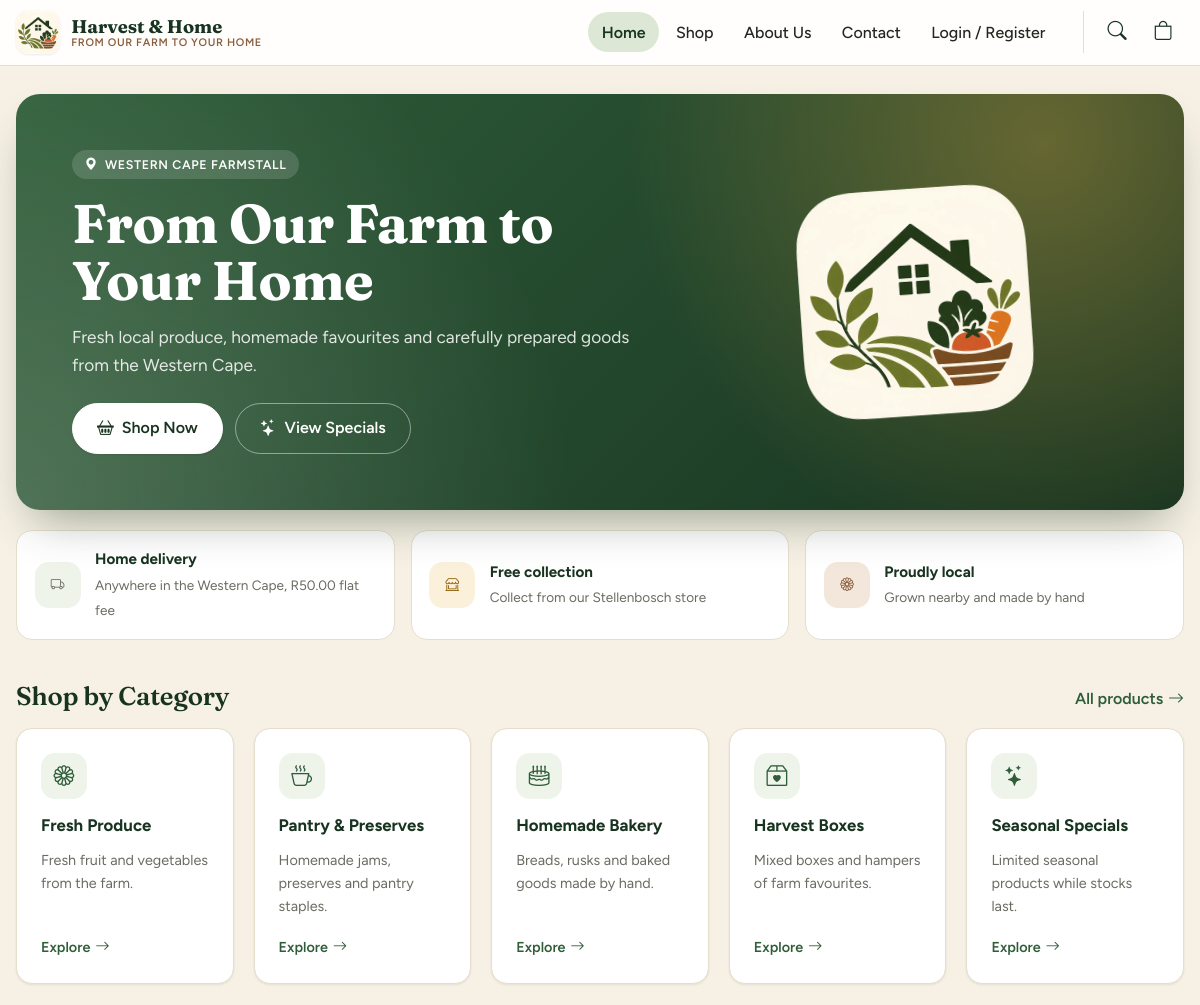
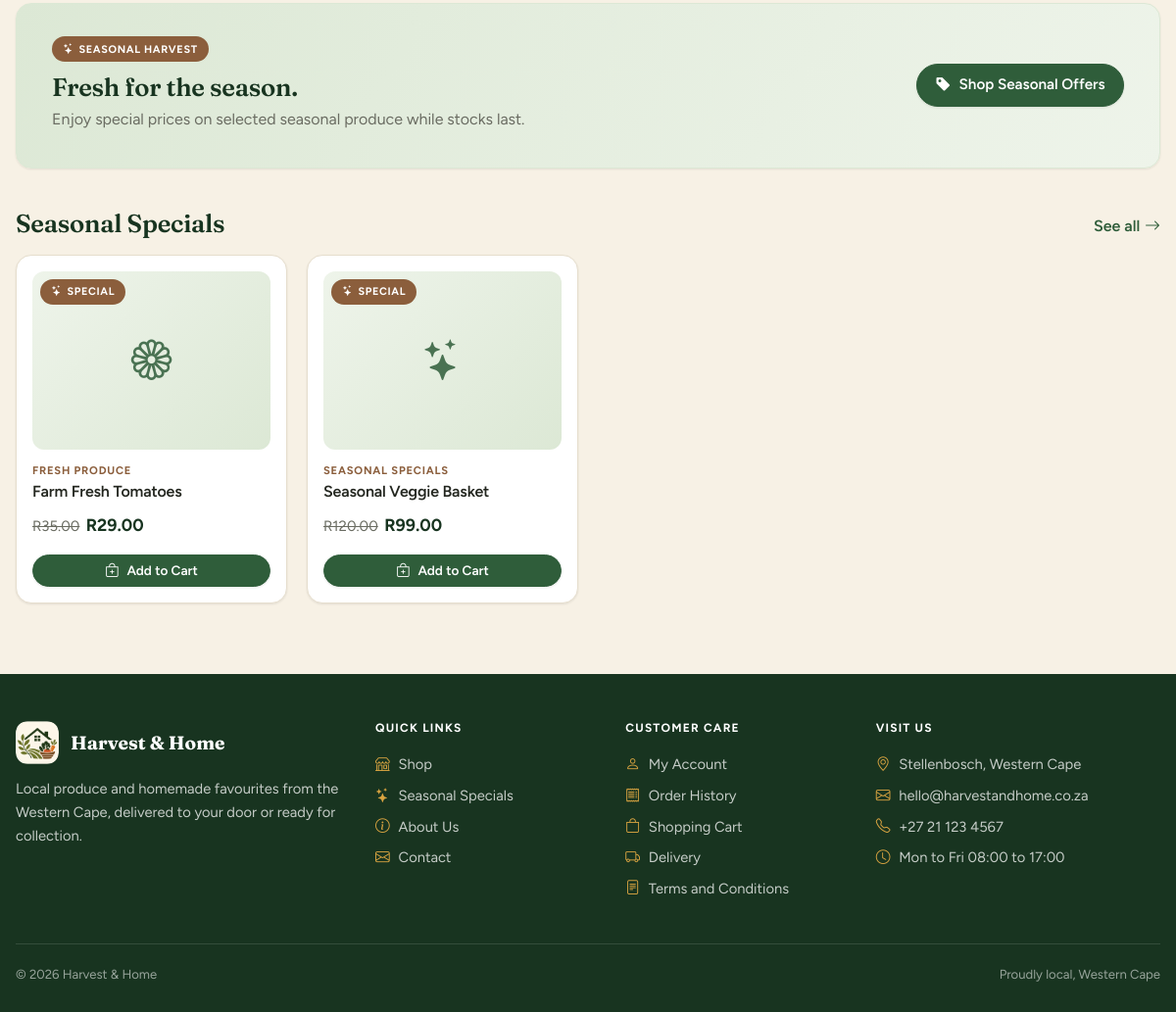
The page / on the database its author committed (2 pictures, top to bottom).
### tables this page shows
CREATE TABLE categories (
    category_id    INT AUTO_INCREMENT PRIMARY KEY,
    category_name  VARCHAR(100) NOT NULL UNIQUE,
    description    TEXT NULL
);

CREATE TABLE products (
    product_id      INT AUTO_INCREMENT PRIMARY KEY,
    category_id     INT NOT NULL,
    product_name    VARCHAR(150) NOT NULL,
    description     TEXT NOT NULL,
    price           DECIMAL(10,2) NOT NULL,
    stock_quantity  INT NOT NULL DEFAULT 0,
    product_image   VARCHAR(255) NULL,
    product_status  ENUM('active','inactive') NOT NULL DEFAULT 'active',
    CONSTRAINT fk_products_category FOREIGN KEY (category_id)
        REFERENCES categories(category_id) ON UPDATE CASCADE ON DELETE RESTRICT
);

### config/db.php (called while the page is built, shortened)
<?php
function db(): PDO
{
    static $pdo = null;
    if ($pdo === null) {
        $dsn = 'mysql:host=' . DB_HOST . ';dbname=' . DB_NAME . ';charset=utf8mb4';
        try {
            $pdo = new PDO($dsn, DB_USER, DB_PASS, [
                PDO::ATTR_ERRMODE            => PDO::ERRMODE_EXCEPTION,
                PDO::ATTR_DEFAULT_FETCH_MODE => PDO::FETCH_ASSOC,
                PDO::ATTR_EMULATE_PREPARES   => false,
            ]);
        } catch (PDOException $e) {
            error_log('DB connection failed: ' . $e->getMessage());
            http_response_code(500);
            exit('Sorry, the shop is unavailable right now. Please try again later.');
        }
    }
    return $pdo;
}

### index.php (the view, shortened to what this page needs)
<?php
require_once 'includes/functions.php';
$specials = db()->query(product_sql() . " WHERE p.product_status = 'active' AND pr.promo_price IS NOT NULL AND pr.promo_price < p.price ORDER BY p.product_name")->fetchAll();
$categories = get_categories();
$active = 'index.php';
require 'includes/header.php';
?>
<section class="hero">
    <div>
        <span class="eyebrow"><?= icon('geo-alt-fill') ?>Western Cape farmstall</span>
        <h1>From Our Farm to Your Home</h1>
        <p>Fresh local produce, homemade favourites and carefully prepared goods from the Western Cape.</p>
        <div class="cta">
            <a class="btn light lgx" href="shop.php"><?= icon('basket2') ?>Shop Now</a>
            <?php if ($specials): ?><a class="btn ghost lgx" href="shop.php?special=1"><?= icon('stars') ?>View Specials</a><?php endif; ?>
        </div>
    </div>
    <div class="hero-art"><img src="assets/img/logo.png?v=2" alt=""></div>
</section>
<div class="perks">
    <div class="perk"><span class="ico"><?= icon('truck') ?></span><div><b>Home delivery</b><span>Anywhere in the Western Cape, <?= money(DELIVERY_FEE) ?> flat fee</span></div></div>
    <div class="perk"><span class="ico honey"><?= icon('shop-window') ?></span><div><b>Free collection</b><span>Collect from our Stellenbosch store</span></div></div>
    <div class="perk"><span class="ico brown"><?= icon('flower1') ?></span><div><b>Proudly local</b><span>Grown nearby and made by hand</span></div></div>
</div>
<div class="sec-head">
    <h2>Shop by Category</h2>
    <a href="shop.php">All products <?= icon('arrow-right') ?></a>
</div>
<div class="grid cats">
    <?php foreach ($categories as $c): ?>
        <a class="card cat" href="shop.php?category=<?= (int)$c['category_id'] ?>">
            <span class="ico"><?= icon(category_icon($c['category_name'])) ?></span>
            <b><?= h($c['category_name']) ?></b>
            <p><?= h($c['description']) ?></p>
            <span class="more">Explore <?= icon('arrow-right') ?></span>
        </a>
    <?php endforeach; ?>
</div>
<?php if ($specials): ?>
<section class="card promo-band">
    <div>
        <span class="tag"><?= icon('stars') ?>Seasonal Harvest</span>
        <h2>Fresh for the season.</h2>
        <p class="mut">Enjoy special prices on selected seasonal produce while stocks last.</p>
    </div>
    <a class="btn" href="shop.php?special=1"><?= icon('tag-fill') ?>Shop Seasonal Offers</a>
</section>
<div class="sec-head">
    <h2>Seasonal Specials</h2>
    <a href="shop.php?special=1">See all <?= icon('arrow-right') ?></a>
</div>
<div class="grid">
    <?php foreach ($specials as $p) echo product_card($p); ?>
</div>
<?php endif; ?>
<?php require 'includes/footer.php'; ?>

### includes/header.php (shortened to what this page needs)
<?php
$active = $active ?? '';
$count = cart_count();
$nav = [
    'index.php'   => ['Home', 'house'],
    'shop.php'    => ['Shop', 'shop'],
    'about.php'   => ['About Us', 'info-circle'],
    'contact.php' => ['Contact', 'envelope'],
];
?>
<!doctype html>
<html lang="en">
<head>
    <?= head_assets() ?>
</head>
<body>
<header class="top">
    <a class="logo" href="index.php">
        <img src="assets/img/logo.png?v=2" alt="Harvest &amp; Home logo">
        <span>Harvest &amp; Home<small>From Our Farm to Your Home</small></span>
    </a>
    <button class="menu-btn" type="button" aria-expanded="false" aria-controls="main-nav" aria-label="Open menu"><?= icon('list') ?></button>
    <nav id="main-nav">
        <?php foreach ($nav as $url => [$label, $ic]): ?>
            <a href="<?= $url ?>" class="<?= $active === $url ? 'on' : '' ?>"><?= icon($ic) ?><?= $label ?></a>
        <?php endforeach; ?>
        <?php if (is_logged_in() && !is_admin()): ?>
            <a href="account.php" class="<?= $active === 'account.php' ? 'on' : '' ?>"><?= icon('person-circle') ?>My Account</a>
            <a href="logout.php"><?= icon('box-arrow-right') ?>Logout</a>
        <?php elseif (is_admin()): ?>
            <a href="admin/index.php"><?= icon('speedometer2') ?>Admin</a>
            <a href="logout.php"><?= icon('box-arrow-right') ?>Logout</a>
        <?php else: ?>
            <a href="login.php" class="<?= $active === 'login.php' ? 'on' : '' ?>"><?= icon('box-arrow-in-right') ?>Login / Register</a>
        <?php endif; ?>
    </nav>
    <div class="icons">
        <a class="ic" href="shop.php" title="Search products" aria-label="Search products"><?= icon('search') ?></a>
        <a class="ic" href="cart.php" title="Shopping cart" aria-label="Shopping cart, <?= $count ?> items"><?= icon('bag') ?><?php if ($count): ?><span class="bd"><?= $count ?></span><?php endif; ?></a>
    </div>
</header>
<main id="main" class="wrap">

### includes/functions.php (shortened to what this page needs)
<?php
require_once __DIR__ . '/../config/db.php';
function h($value): string
{
    return htmlspecialchars((string)$value, ENT_QUOTES, 'UTF-8');
}
function csrf_token(): string
{
    return $_SESSION['csrf'];
}
function csrf_field(): string
{
    return '<input type="hidden" name="csrf" value="' . h(csrf_token()) . '">';
}
function is_logged_in(): bool
{
    return isset($_SESSION['user']);
}
function is_admin(): bool
{
    return isset($_SESSION['user']) && $_SESSION['user']['role'] === 'admin';
}
function head_assets(string $root = ''): string
{
    $css = __DIR__ . '/../assets/css/style.css';
    $version = is_file($css) ? filemtime($css) : 1;
    return '<link rel="preconnect" href="https://fonts.googleapis.com">' . "\n"
        . '    <link rel="preconnect" href="https://fonts.gstatic.com" crossorigin>' . "\n"
        . '    <link rel="stylesheet" href="https://fonts.googleapis.com/css2?family=Figtree:wght@400;500;600;700&family=Fraunces:opsz,wght@9..144,600;9..144,700&display=swap">' . "\n"
        . '    <link rel="stylesheet" href="https://cdn.jsdelivr.net/npm/bootstrap@5.3.3/dist/css/bootstrap.min.css">' . "\n"
        . '    <link rel="stylesheet" href="https://cdn.jsdelivr.net/npm/bootstrap-icons@1.11.3/font/bootstrap-icons.min.css">' . "\n"
        . '    <link rel="stylesheet" href="' . $root . 'assets/css/style.css?v=' . $version . '">' . "\n";
}
function icon(string $name): string
{
    return '<i class="bi bi-' . $name . '" aria-hidden="true"></i>';
}
function category_icon(string $category): string
{
    $icons = [
        'Fresh Produce'      => 'flower1',
        'Harvest Boxes'      => 'box2-heart',
        'Homemade Bakery'    => 'cake2',
        'Pantry & Preserves' => 'cup-hot',
        'Seasonal Specials'  => 'stars',
    ];
    return $icons[$category] ?? 'basket2';
}
function money($amount): string
{
    return 'R' . number_format((float)$amount, 2, '.', ' ');
}
function product_sql(): string
{
    return "SELECT p.*, c.category_name, pr.promo_price
            FROM products p
            JOIN categories c ON c.category_id = p.category_id
            LEFT JOIN (
                SELECT pi.product_id, MIN(pi.promo_price) AS promo_price
                FROM promotion_items pi
                JOIN promotions pm ON pm.promotion_id = pi.promotion_id
                WHERE pm.promotion_status = 'active'
                GROUP BY pi.product_id
            ) pr ON pr.product_id = p.product_id";
}
function sell_price(array $p): float
{
    if ($p['promo_price'] !== null && (float)$p['promo_price'] < (float)$p['price']) {
        return (float)$p['promo_price'];
    }
    return (float)$p['price'];
}
function on_special(array $p): bool
{
    return sell_price($p) < (float)$p['price'];
}
function get_categories(): array
{
    return db()->query('SELECT * FROM categories ORDER BY category_id')->fetchAll();
}
function product_image(array $p, string $root = ''): string
{
    return '<span class="ph-empty">' . icon(category_icon($p['category_name'])) . '</span>';
}
function cart(): array
{
    return $_SESSION['cart'] ?? [];
}
function cart_count(): int
{
    return array_sum(cart());
}
function product_card(array $p): string
{
    $id = (int)$p['product_id'];
    $html  = '<article class="card prod">';
    $html .= '<a class="ph" href="product.php?id=' . $id . '" tabindex="-1" aria-hidden="true">' . product_image($p) . '</a>';
    if (on_special($p)) {
        $html .= '<span class="tag">' . icon('stars') . 'Special</span>';
    }
    $html .= '<span class="kind">' . h($p['category_name']) . '</span>';
    $html .= '<h3><a href="product.php?id=' . $id . '">' . h($p['product_name']) . '</a></h3>';
    $html .= '<p class="price">' . (on_special($p) ? '<span class="was">' . money($p['price']) . '</span>' : '') . money(sell_price($p)) . '</p>';
    if ((int)$p['stock_quantity'] < 1) {
        $html .= '<p class="stock-low">' . icon('x-circle') . 'Out of stock</p>';
    } else {
        $html .= '<form method="post" action="cart.php">' . csrf_field()
               . '<input type="hidden" name="action" value="add"><input type="hidden" name="product_id" value="' . $id . '">'
               . '<button class="btn sm" type="submit">' . icon('bag-plus') . 'Add to Cart</button></form>';
    }
    return $html . '</article>';
}

### includes/footer.php (shortened to what this page needs)
</main>
<footer class="foot">
    <div class="foot-grid">
        <div>
            <div class="foot-brand"><img src="assets/img/logo.png?v=2" alt="">Harvest &amp; Home</div>
            <p>Local produce and homemade favourites from the Western Cape, delivered to your door or ready for collection.</p>
        </div>
        <div>
            <h2 class="foot-title">Quick Links</h2>
            <a href="shop.php"><?= icon('shop') ?>Shop</a>
            <a href="shop.php?special=1"><?= icon('stars') ?>Seasonal Specials</a>
            <a href="about.php"><?= icon('info-circle') ?>About Us</a>
            <a href="contact.php"><?= icon('envelope') ?>Contact</a>
        </div>
        <div>
            <h2 class="foot-title">Customer Care</h2>
            <a href="account.php"><?= icon('person') ?>My Account</a>
            <a href="orders.php"><?= icon('receipt') ?>Order History</a>
            <a href="cart.php"><?= icon('bag') ?>Shopping Cart</a>
            <a href="contact.php"><?= icon('truck') ?>Delivery</a>
            <a href="terms.php"><?= icon('file-text') ?>Terms and Conditions</a>
        </div>
        <div>
            <h2 class="foot-title">Visit Us</h2>
            <a href="contact.php"><?= icon('geo-alt') ?>Stellenbosch, Western Cape</a>
            <a href="mailto:hello@harvestandhome.co.za"><?= icon('envelope') ?>hello@harvestandhome.co.za</a>
            <a href="tel:+27211234567"><?= icon('telephone') ?>+27 21 123 4567</a>
            <span class="line"><?= icon('clock') ?>Mon to Fri 08:00 to 17:00</span>
        </div>
    </div>
    <p class="copy"><span>&copy; <?= date('Y') ?> Harvest &amp; Home</span><span>Proudly local, Western Cape</span></p>
</footer>
</body>
</html>

### rows shown on the page
categories: category_name "Fresh Produce", description "Fresh fruit and vegetables from the farm."
categories: category_name "Pantry & Preserves", description "Homemade jams, preserves and pantry staples."
categories: category_name "Homemade Bakery", description "Breads, rusks and baked goods made by hand."
categories: category_name "Harvest Boxes", description "Mixed boxes and hampers of farm favourites."
categories: category_name "Seasonal Specials", description "Limited seasonal products while stocks last."
products: category.category_name "FRESH PRODUCE", product_name "Farm Fresh Tomatoes", price "R35.00", p "R29.00"
products: category.category_name "SEASONAL SPECIALS", product_name "Seasonal Veggie Basket", price "R120.00", p "R99.00"

### other values the page prints
$label "Home"
$label "Shop"
$label "About Us"
$label "Contact"
money(DELIVERY_FEE) "R50.00"
